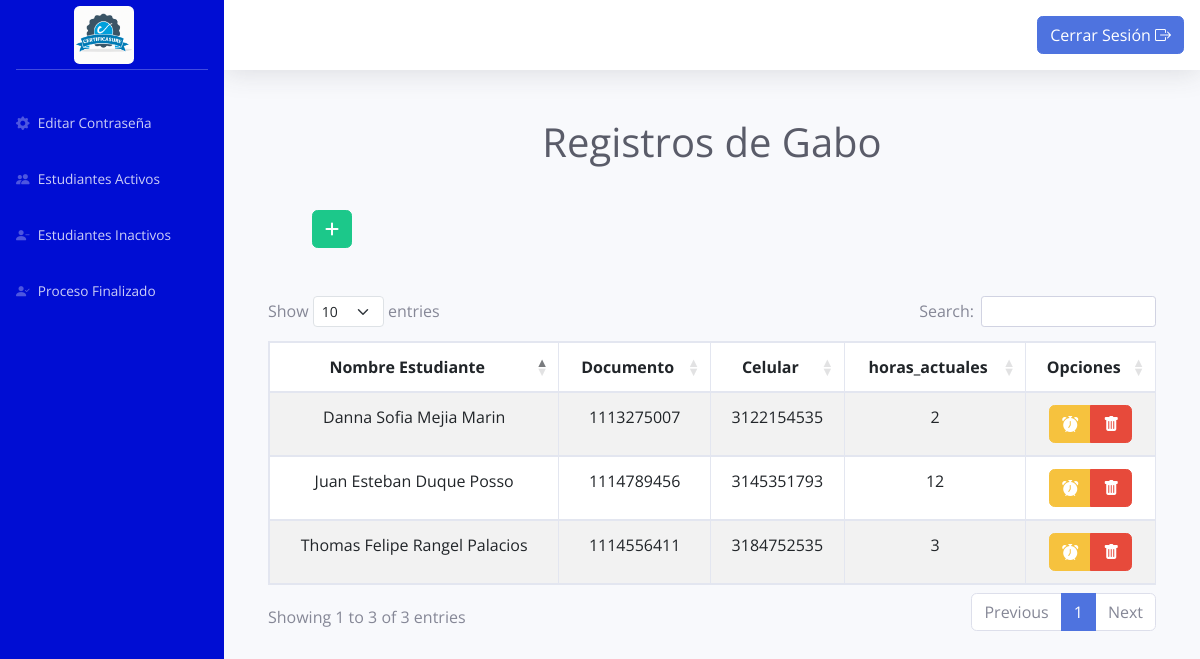
Page /inicio_monitor.php?id_usuario=2 (signed in) on the committed database.
### tables this page shows
CREATE TABLE `usuario_monitor` (
  `id_monitor` int(10) NOT NULL,
  `id_usuario` int(10) NOT NULL,
  `id_admin` int(10) NOT NULL,
  `nombre` varchar(30) NOT NULL,
  `apellido` varchar(30) NOT NULL,
  `grupo` varchar(30) NOT NULL,
  `duracion_proceso` int(10) NOT NULL,
  `estado` enum('Activo','Inactivo') NOT NULL
);

CREATE TABLE `usuario_normal` (
  `id_estudiante` int(10) NOT NULL,
  `id_usuario` int(10) NOT NULL,
  `id_monitor` int(10) NOT NULL,
  `nombre` varchar(30) NOT NULL,
  `apellido` varchar(30) NOT NULL,
  `documento` varchar(10) NOT NULL,
  `celular` varchar(10) NOT NULL,
  `estado` enum('Activo','Inactivo','Finalizo') NOT NULL
);

### inicio_monitor.php (the view, shortened to what this page needs)
<?php
    include('conexion.php');
?>
<!DOCTYPE html>
<html lang="es">
    <head>
        <link href="https://cdn.jsdelivr.net/npm/bootstrap@5.3.0-alpha3/dist/css/bootstrap.min.css" rel="stylesheet">
	    <link rel="stylesheet" href="https://cdn.jsdelivr.net/npm/bootstrap-icons@1.8.1/font/bootstrap-icons.css">
        <link rel="stylesheet" href="css/footer.css">
        <link href="https://cdn.datatables.net/1.11.3/css/dataTables.bootstrap5.min.css" rel="stylesheet">
        <link rel="stylesheet" href="css/estilos.css">
        <link rel="stylesheet" href="css/estilo.css">
        <link href="css/sb-admin-2.min.css" rel="stylesheet">
        <link href="css/estilo2.css" rel="stylesheet">
    </head>
    <body id="page-top">
        <?php
            $consulta = "SELECT usuario.id_usuario, usuario_monitor.id_monitor, usuario_monitor.grupo FROM usuario_monitor
                        INNER JOIN usuario ON usuario_monitor.id_usuario = usuario.id_usuario
                        INNER JOIN rol ON usuario.id_rol = rol.id_rol
                        WHERE usuario.id_usuario = '$id_usuario' AND rol.id_rol = '2'";
            $resultado = mysqli_query($enlace, $consulta);
            $fila = mysqli_fetch_array($resultado);
        ?>
    <div id="wrapper">
        <ul class="navbar-nav sidebar sidebar-dark accordion" id="accordionSidebar" style="background-color: #000DD3;">
            <center>
                <a class="navbar-brand" href="inicio_monitor.php?id_usuario=<?php echo $_SESSION['id_usuario']; ?>">
                    <img src="img/Logo.png" alt="" width="60" height="0" class="rounded img-fluid d-inline-block align-text-top">
                </a>
            </center>
            <hr class="sidebar-divider my-0" style="background-color: #ffffff;"><br>
            <li class="nav-item">
                <a class="nav-link" data-bs-toggle="modal" data-bs-target="#modalEditar<?php echo $fila['id_usuario']; ?>">
                <i class="bi bi-gear-fill"></i>
                    <span>Editar Contraseña</span>
                </a>
            </li>
            <li class="nav-item">
                <a class="nav-link" href="inicio_monitor.php?id_usuario=<?php echo $_SESSION['id_usuario']; ?>">
                    <i class="bi bi-people-fill"></i>
                    <span>Estudiantes Activos</span>
                </a>
            </li>
            <li class="nav-item">
                <a class="nav-link" href="estudiantes_inactivos.php?id_usuario=<?php echo $_SESSION['id_usuario']; ?>">
                    <i class="bi bi-person-dash-fill"></i>
                    <span>Estudiantes Inactivos</span>
                </a>
            </li>
            <li class="nav-item">
                <a class="nav-link" href="estudiantes_finalizados.php?id_usuario=<?php echo $_SESSION['id_usuario']; ?>">
                    <i class="bi bi-person-check-fill"></i>
                    <span>Proceso Finalizado</span>
                </a>
            </li>
        </ul>
        <div id="content-wrapper" class="d-flex flex-column">
            <div id="content">
                <nav class="navbar navbar-expand navbar-light bg-white topbar mb-4 static-top shadow">
                    <ul class="navbar-nav ml-auto">
                        <div class="navbar-nav mr-auto">
                            <button type="button" class="btn btn-primary" data-bs-toggle="modal" data-bs-target="#modalSalir">Cerrar Sesión <i class="bi bi-box-arrow-right"></i></button>
                        </div>
                    </ul>
                </nav>
                <br>
                <center>
                <h1 class="h1 mb-4 text-gray-800">Registros de <?php echo $fila['grupo']; ?></h1>
                </center>
                <div class="container-fluid">
                    <div class="card-body">
                        <div class="row">
                            <div class="col-2">
                                <div class="text-center">
                                    <button type="button" class="btn btn-success" data-bs-toggle="modal" data-bs-target="#modalCrear<?php echo $fila['id_monitor']; ?>">
                                        <i class="fa fa-plus" aria-hidden="true"></i>
                                    </button>
                                </div>
                            </div>
                        </div>
                        <br><br>
                        <div class="table-responsive">
                            <table id="mytabla" class="table table-striped table-bordered" style="width:100%">
                                <thead>
                                    <tr>
                                        <th>
                                            <center>Nombre Estudiante</center>
                                        </th>
                                        <th>
                                            <center>Documento</center>
                                        </th>
                                        <th>
                                            <center>Celular</center>
                                        </th>
                                        <th>
                                            <center>horas_actuales</center>
                                        </th>
                                        <th>
                                            <center>Opciones</center>
                                        </th>
                                    </tr>
                                </thead>
                                <tbody>
                                <?php
                                    $consulta2 = "SELECT usuario_monitor.id_monitor, usuario_normal.id_estudiante, usuario_normal.nombre, usuario_normal.apellido,
                                        usuario_normal.documento, usuario_normal.celular, usuario_monitor.duracion_proceso, SUM(reporte.horas) AS total_horas
                                        FROM usuario_normal
                                        LEFT JOIN usuario ON usuario.id_usuario = usuario_normal.id_usuario
                                        LEFT JOIN usuario_monitor ON usuario_monitor.id_monitor = usuario_normal.id_monitor
                                        LEFT JOIN reporte ON reporte.id_estudiante = usuario_normal.id_estudiante
                                        WHERE usuario_normal.estado = 'Activo' AND usuario_monitor.id_monitor = '" . $fila['id_monitor'] . "'
                                        GROUP BY usuario_normal.id_estudiante";
                                    $resultado2 = mysqli_query($enlace, $consulta2);
                                    while ($fila2 = mysqli_fetch_array($resultado2)) {
                                    ?>
                                        <tr>
                                            <td>
                                                <center><?php echo $fila2['nombre']; ?> <?php echo $fila2['apellido']; ?></center>
                                            </td>
                                            <td>
                                                <center><?php echo $fila2['documento']; ?></center>
                                            </td>
                                            <td>
                                                <center><?php echo $fila2['celular']; ?></center>
                                            </td>
                                            <td>
                                                <center><?php echo $fila2['total_horas']; ?></center>
                                            </td>
                                            <td>
                                                <center>
                                                    <div class="btn-group">
                                                        <button type="button" class="btn btn-warning" data-bs-toggle="modal" data-bs-target="#modalReporte<?php echo $fila2['id_estudiante']; ?>">
                                                            <i class="bi bi-alarm-fill"></i>
                                                        </button>
                                                        <button type="button" class="btn btn-danger" data-bs-toggle="modal" data-bs-target="#modalEliminar<?php echo $fila2['id_estudiante']; ?>">
                                                            <i class="bi bi-trash-fill"></i>
                                                        </button>
                                                    </div>
                                                </center>
                                            </td>
                                        </tr>
                                    <?php
                                    }
                                    ?>
                                </tbody>
                            </table>
                        </div>
                    </div>
                </div>
            </div>
        </div>
    </div>
</body>
</html>

### css/footer.css (style rules this page uses)
* { margin: 0; padding: 0; box-sizing: border-box; font-family: 'Open Sans', sans-serif; }

### css/estilo.css (style rules this page uses)
body { background-color: #E5E7E9; }

### rows in the picture
usuario_monitor: grupo "Gabo"
usuario_normal: nombre "Juan Esteban", apellido "Duque Posso", documento "1114789456", celular "3145351793", total_horas "12"
usuario_normal: nombre "Danna Sofia", apellido "Mejia Marin", documento "1113275007", celular "3122154535", total_horas "2"
usuario_normal: nombre "Thomas Felipe", apellido "Rangel Palacios", documento "1114556411", celular "3184752535", total_horas "3"
